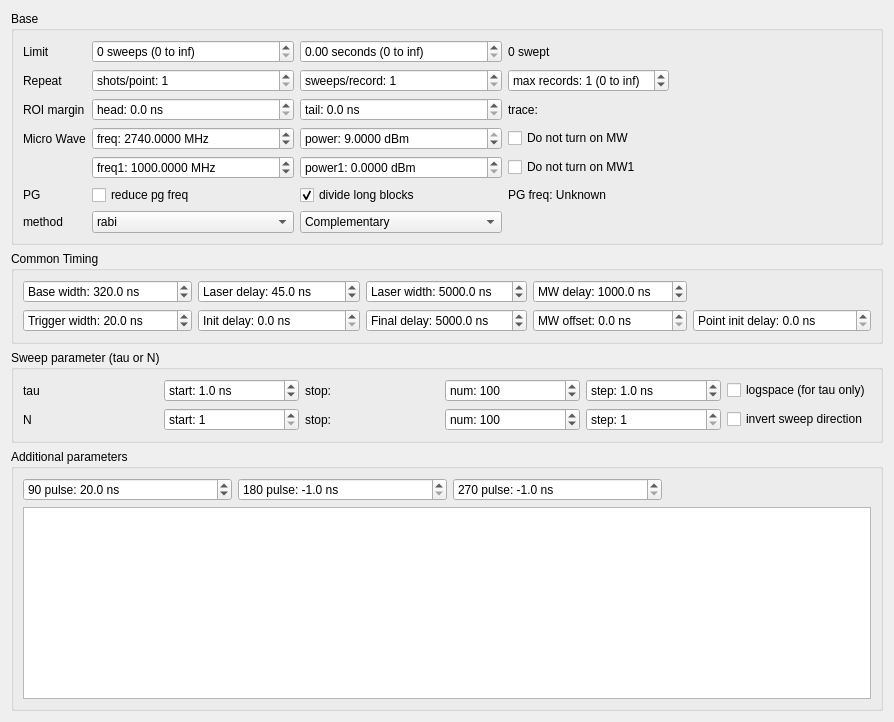
       <widget class="QWidget" name="mainTab">
        <attribute name="title">
         <string>Main</string>
        </attribute>
        <layout class="QVBoxLayout" name="verticalLayout">
         <item>
          <widget class="QGroupBox" name="groupBox_2">
           <property name="title">
            <string>Base</string>
           </property>
           <layout class="QGridLayout" name="gridLayout_base">
            <item row="0" column="2">
             <widget class="QDoubleSpinBox" name="durationBox">
              <property name="suffix">
               <string> seconds (0 to inf)</string>
              </property>
              <property name="maximum">
               <double>999999.000000000000000</double>
              </property>
             </widget>
            </item>
            <item row="0" column="1">
             <widget class="QSpinBox" name="sweepsBox">
              <property name="enabled">
               <bool>true</bool>
              </property>
              <property name="sizePolicy">
               <sizepolicy hsizetype="MinimumExpanding" vsizetype="Fixed">
                <horstretch>0</horstretch>
                <verstretch>0</verstretch>
               </sizepolicy>
              </property>
              <property name="suffix">
               <string> sweeps (0 to inf)</string>
              </property>
              <property name="prefix">
               <string/>
              </property>
              <property name="minimum">
               <number>0</number>
              </property>
              <property name="maximum">
               <number>999999999</number>
              </property>
              <property name="value">
               <number>0</number>
              </property>
             </widget>
            </item>
            <item row="4" column="1">
             <widget class="QDoubleSpinBox" name="freq1Box">
              <property name="prefix">
               <string>freq1: </string>
              </property>
              <property name="suffix">
               <string> MHz</string>
              </property>
              <property name="decimals">
               <number>4</number>
              </property>
              <property name="maximum">
               <double>10000.000000000000000</double>
              </property>
              <property name="value">
               <double>1000.000000000000000</double>
              </property>
             </widget>
            </item>
            <item row="5" column="3">
             <widget class="QLabel" name="pgfreqLabel">
              <property name="text">
               <string>PG freq: Unknown</string>
              </property>
             </widget>
            </item>
            <item row="5" column="2">
             <widget class="QCheckBox" name="divideblockBox">
              <property name="enabled">
               <bool>true</bool>
              </property>
              <property name="text">
               <string>divide long blocks</string>
              </property>
              <property name="checked">
               <bool>true</bool>
              </property>
             </widget>
            </item>
            <item row="2" column="1">
             <widget class="QDoubleSpinBox" name="roiheadBox">
              <property name="prefix">
               <string>head: </string>
              </property>
              <property name="suffix">
               <string> ns</string>
              </property>
              <property name="decimals">
               <number>1</number>
              </property>
              <property name="minimum">
               <double>0.000000000000000</double>
              </property>
              <property name="maximum">
               <double>10000.000000000000000</double>
              </property>
              <property name="value">
               <double>0.000000000000000</double>
              </property>
             </widget>
            </item>
            <item row="3" column="1">
             <widget class="QDoubleSpinBox" name="freqBox">
              <property name="sizePolicy">
               <sizepolicy hsizetype="MinimumExpanding" vsizetype="Fixed">
                <horstretch>0</horstretch>
                <verstretch>0</verstretch>
               </sizepolicy>
              </property>
              <property name="prefix">
               <string>freq: </string>
              </property>
              <property name="suffix">
               <string> MHz</string>
              </property>
              <property name="decimals">
               <number>4</number>
              </property>
              <property name="minimum">
               <double>1.000000000000000</double>
              </property>
              <property name="maximum">
               <double>3000.000000000000000</double>
              </property>
              <property name="singleStep">
               <double>100.000000000000000</double>
              </property>
              <property name="value">
               <double>2740.000000000000000</double>
              </property>
             </widget>
            </item>
            <item row="1" column="1">
             <widget class="QSpinBox" name="shotsPerPointBox">
              <property name="prefix">
               <string>shots/point: </string>
              </property>
              <property name="minimum">
               <number>1</number>
              </property>
              <property name="maximum">
               <number>99999999</number>
              </property>
             </widget>
            </item>
            <item row="4" column="2">
             <widget class="QDoubleSpinBox" name="power1Box">
              <property name="prefix">
               <string>power1: </string>
              </property>
              <property name="suffix">
               <string> dBm</string>
              </property>
              <property name="decimals">
               <number>4</number>
              </property>
             </widget>
            </item>
            <item row="6" column="1">
             <widget class="QComboBox" name="methodBox">
              <item>
               <property name="text">
                <string>rabi</string>
               </property>
              </item>
             </widget>
            </item>
            <item row="3" column="2">
             <widget class="QDoubleSpinBox" name="powerBox">
              <property name="sizePolicy">
               <sizepolicy hsizetype="MinimumExpanding" vsizetype="Fixed">
                <horstretch>0</horstretch>
                <verstretch>0</verstretch>
               </sizepolicy>
              </property>
              <property name="prefix">
               <string>power: </string>
              </property>
              <property name="suffix">
               <string> dBm</string>
              </property>
              <property name="decimals">
               <number>4</number>
              </property>
              <property name="minimum">
               <double>-65.000000000000000</double>
              </property>
              <property name="maximum">
               <double>9.000000000000000</double>
              </property>
              <property name="value">
               <double>9.000000000000000</double>
              </property>
             </widget>
            </item>
            <item row="0" column="0">
             <widget class="QLabel" name="label">
              <property name="text">
               <string>Limit</string>
              </property>
             </widget>
            </item>
            <item row="0" column="4">
             <spacer name="horizontalSpacer_10">
              <property name="orientation">
               <enum>Qt::Horizontal</enum>
              </property>
              <property name="sizeHint" stdset="0">
               <size>
                <width>40</width>
                <height>20</height>
               </size>
              </property>
             </spacer>
            </item>
            <item row="2" column="0">
             <widget class="QLabel" name="label_10">
              <property name="text">
               <string>ROI margin</string>
              </property>
             </widget>
            </item>
            <item row="1" column="2">
             <widget class="QSpinBox" name="sweepsPerRecordBox">
              <property name="prefix">
               <string>sweeps/record: </string>
              </property>
              <property name="minimum">
               <number>1</number>
              </property>
              <property name="maximum">
               <number>99999999</number>
              </property>
             </widget>
            </item>
            <item row="5" column="1">
             <widget class="QCheckBox" name="reduceBox">
              <property name="text">
               <string>reduce pg freq</string>
              </property>
             </widget>
            </item>
            <item row="6" column="0">
             <widget class="QLabel" name="label_5">
              <property name="text">
               <string>method</string>
              </property>
             </widget>
            </item>
            <item row="4" column="3">
             <widget class="QCheckBox" name="nomw1Box">
              <property name="text">
               <string>Do not turn on MW1</string>
              </property>
             </widget>
            </item>
            <item row="1" column="0">
             <widget class="QLabel" name="label_11">
              <property name="text">
               <string>Repeat</string>
              </property>
             </widget>
            </item>
            <item row="2" column="2">
             <widget class="QDoubleSpinBox" name="roitailBox">
              <property name="prefix">
               <string>tail: </string>
              </property>
              <property name="suffix">
               <string> ns</string>
              </property>
              <property name="decimals">
               <number>1</number>
              </property>
              <property name="minimum">
               <double>0.000000000000000</double>
              </property>
              <property name="maximum">
               <double>10000.000000000000000</double>
              </property>
              <property name="value">
               <double>0.000000000000000</double>
              </property>
             </widget>
            </item>
            <item row="3" column="0">
             <widget class="QLabel" name="label_6">
              <property name="text">
               <string>Micro Wave</string>
              </property>
             </widget>
            </item>
            <item row="0" column="3">
             <widget class="QLabel" name="sweptLabel">
              <property name="text">
               <string>0 swept</string>
              </property>
             </widget>
            </item>
            <item row="5" column="0">
             <widget class="QLabel" name="label_12">
              <property name="text">
               <string>PG</string>
              </property>
             </widget>
            </item>
            <item row="2" column="3">
             <widget class="QLabel" name="rangeLabel">
              <property name="text">
               <string>trace: </string>
              </property>
             </widget>
            </item>
            <item row="6" column="2">
             <widget class="QComboBox" name="partialBox">
              <property name="sizePolicy">
               <sizepolicy hsizetype="MinimumExpanding" vsizetype="Fixed">
                <horstretch>0</horstretch>
                <verstretch>0</verstretch>
               </sizepolicy>
              </property>
              <item>
               <property name="text">
                <string>Complementary</string>
               </property>
              </item>
              <item>
               <property name="text">
                <string>Pattern 0 only</string>
               </property>
              </item>
              <item>
               <property name="text">
                <string>Pattern 1 only</string>
               </property>
              </item>
              <item>
               <property name="text">
                <string>Pattern 2 only</string>
               </property>
              </item>
              <item>
               <property name="text">
                <string>Pattern 3 only</string>
               </property>
              </item>
             </widget>
            </item>
            <item row="3" column="3">
             <widget class="QCheckBox" name="nomwBox">
              <property name="text">
               <string>Do not turn on MW</string>
              </property>
             </widget>
            </item>
            <item row="1" column="3">
             <widget class="QSpinBox" name="maxRecordsBox">
              <property name="suffix">
               <string> (0 to inf)</string>
              </property>
              <property name="prefix">
               <string>max records: </string>
              </property>
              <property name="value">
               <number>1</number>
              </property>
             </widget>
            </item>
           </layout>
          </widget>
         </item>
         <item>
          <widget class="QGroupBox" name="groupBox">
           <property name="title">
            <string>Common Timing</string>
           </property>
           <layout class="QGridLayout" name="gridLayout_6">
            <item row="0" column="3">
             <widget class="QDoubleSpinBox" name="lwidthBox">
              <property name="prefix">
               <string>Laser width: </string>
              </property>
              <property name="suffix">
               <string> ns</string>
              </property>
              <property name="decimals">
               <number>1</number>
              </property>
              <property name="maximum">
               <double>999999999.000000000000000</double>
              </property>
              <property name="singleStep">
               <double>0.500000000000000</double>
              </property>
              <property name="value">
               <double>5000.000000000000000</double>
              </property>
             </widget>
            </item>
            <item row="0" column="1">
             <widget class="QDoubleSpinBox" name="ldelayBox">
              <property name="toolTip">
               <string>Delay between MW pattern end and laser pulse start</string>
              </property>
              <property name="prefix">
               <string>Laser delay: </string>
              </property>
              <property name="suffix">
               <string> ns</string>
              </property>
              <property name="decimals">
               <number>1</number>
              </property>
              <property name="maximum">
               <double>999999999.000000000000000</double>
              </property>
              <property name="singleStep">
               <double>0.500000000000000</double>
              </property>
              <property name="value">
               <double>45.000000000000000</double>
              </property>
             </widget>
            </item>
            <item row="1" column="3">
             <widget class="QDoubleSpinBox" name="finaldelayBox">
              <property name="prefix">
               <string>Final delay: </string>
              </property>
              <property name="suffix">
               <string> ns</string>
              </property>
              <property name="decimals">
               <number>1</number>
              </property>
              <property name="maximum">
               <double>999999999.000000000000000</double>
              </property>
              <property name="singleStep">
               <double>0.500000000000000</double>
              </property>
              <property name="value">
               <double>5000.000000000000000</double>
              </property>
             </widget>
            </item>
            <item row="0" column="4">
             <widget class="QDoubleSpinBox" name="mdelayBox">
              <property name="toolTip">
               <string>Delay between laser pulse end and MW pattern start</string>
              </property>
              <property name="prefix">
               <string>MW delay: </string>
              </property>
              <property name="suffix">
               <string> ns</string>
              </property>
              <property name="decimals">
               <number>1</number>
              </property>
              <property name="maximum">
               <double>999999999.000000000000000</double>
              </property>
              <property name="singleStep">
               <double>0.500000000000000</double>
              </property>
              <property name="value">
               <double>1000.000000000000000</double>
              </property>
             </widget>
            </item>
            <item row="1" column="4">
             <widget class="QDoubleSpinBox" name="moffsetBox">
              <property name="toolTip">
               <string>Global offset (delay) for all MW channels</string>
              </property>
              <property name="prefix">
               <string>MW offset: </string>
              </property>
              <property name="suffix">
               <string> ns</string>
              </property>
              <property name="decimals">
               <number>1</number>
              </property>
              <property name="maximum">
               <double>999999999.000000000000000</double>
              </property>
              <property name="singleStep">
               <double>0.500000000000000</double>
              </property>
             </widget>
            </item>
            <item row="1" column="1">
             <widget class="QDoubleSpinBox" name="initdelayBox">
              <property name="prefix">
               <string>Init delay: </string>
              </property>
              <property name="suffix">
               <string> ns</string>
              </property>
              <property name="decimals">
               <number>1</number>
              </property>
              <property name="maximum">
               <double>999999999.000000000000000</double>
              </property>
              <property name="singleStep">
               <double>0.500000000000000</double>
              </property>
             </widget>
            </item>
            <item row="0" column="0">
             <widget class="QDoubleSpinBox" name="basewidthBox">
              <property name="prefix">
               <string>Base width: </string>
              </property>
              <property name="suffix">
               <string> ns</string>
              </property>
              <property name="decimals">
               <number>1</number>
              </property>
              <property name="maximum">
               <double>999999999.000000000000000</double>
              </property>
              <property name="singleStep">
               <double>0.500000000000000</double>
              </property>
              <property name="value">
               <double>320.000000000000000</double>
              </property>
             </widget>
            </item>
            <item row="1" column="0">
             <widget class="QDoubleSpinBox" name="trigwidthBox">
              <property name="prefix">
               <string>Trigger width: </string>
              </property>
              <property name="suffix">
               <string> ns</string>
              </property>
              <property name="decimals">
               <number>1</number>
              </property>
              <property name="minimum">
               <double>0.000000000000000</double>
              </property>
              <property name="maximum">
               <double>999999999.000000000000000</double>
              </property>
              <property name="singleStep">
               <double>0.500000000000000</double>
              </property>
              <property name="value">
               <double>20.000000000000000</double>
              </property>
             </widget>
            </item>
            <item row="1" column="5">
             <widget class="QDoubleSpinBox" name="pointinitdelayBox">
              <property name="prefix">
               <string>Point init delay: </string>
              </property>
              <property name="suffix">
               <string> ns</string>
              </property>
              <property name="decimals">
               <number>1</number>
              </property>
              <property name="maximum">
               <double>999999999.000000000000000</double>
              </property>
              <property name="singleStep">
               <double>0.500000000000000</double>
              </property>
             </widget>
            </item>
           </layout>
          </widget>
         </item>
         <item>
          <widget class="QGroupBox" name="groupBox_5">
           <property name="title">
            <string>Sweep parameter (tau or N)</string>
           </property>
           <layout class="QGridLayout" name="gridLayout_3">
            <item row="1" column="5">
             <widget class="QCheckBox" name="invertsweepBox">
              <property name="text">
               <string>invert sweep direction</string>
              </property>
             </widget>
            </item>
            <item row="0" column="4">
             <widget class="QDoubleSpinBox" name="stepBox">
              <property name="prefix">
               <string>step: </string>
              </property>
              <property name="suffix">
               <string> ns</string>
              </property>
              <property name="decimals">
               <number>1</number>
              </property>
              <property name="maximum">
               <double>100000000.000000000000000</double>
              </property>
              <property name="singleStep">
               <double>0.500000000000000</double>
              </property>
              <property name="value">
               <double>1.000000000000000</double>
              </property>
             </widget>
            </item>
            <item row="1" column="2">
             <widget class="QLabel" name="NstopLabel">
              <property name="text">
               <string>stop:</string>
              </property>
              <property name="alignment">
               <set>Qt::AlignLeading|Qt::AlignLeft|Qt::AlignVCenter</set>
              </property>
             </widget>
            </item>
            <item row="0" column="3">
             <widget class="QSpinBox" name="numBox">
              <property name="suffix">
               <string/>
              </property>
              <property name="prefix">
               <string>num: </string>
              </property>
              <property name="minimum">
               <number>1</number>
              </property>
              <property name="maximum">
               <number>999999999</number>
              </property>
              <property name="value">
               <number>100</number>
              </property>
             </widget>
            </item>
            <item row="0" column="1">
             <widget class="QDoubleSpinBox" name="startBox">
              <property name="prefix">
               <string>start: </string>
              </property>
              <property name="suffix">
               <string> ns</string>
              </property>
              <property name="decimals">
               <number>1</number>
              </property>
              <property name="maximum">
               <double>100000000.000000000000000</double>
              </property>
              <property name="singleStep">
               <double>0.500000000000000</double>
              </property>
              <property name="value">
               <double>1.000000000000000</double>
              </property>
             </widget>
            </item>
            <item row="1" column="4">
             <widget class="QSpinBox" name="NstepBox">
              <property name="suffix">
               <string/>
              </property>
              <property name="prefix">
               <string>step: </string>
              </property>
              <property name="minimum">
               <number>1</number>
              </property>
              <property name="maximum">
               <number>9999999</number>
              </property>
              <property name="value">
               <number>1</number>
              </property>
             </widget>
            </item>
            <item row="0" column="2">
             <widget class="QLabel" name="stopLabel">
              <property name="text">
               <string>stop:</string>
              </property>
              <property name="alignment">
               <set>Qt::AlignLeading|Qt::AlignLeft|Qt::AlignVCenter</set>
              </property>
             </widget>
            </item>
            <item row="0" column="0">
             <widget class="QLabel" name="label_9">
              <property name="text">
               <string>tau</string>
              </property>
             </widget>
            </item>
            <item row="1" column="1">
             <widget class="QSpinBox" name="NstartBox">
              <property name="suffix">
               <string/>
              </property>
              <property name="prefix">
               <string>start: </string>
              </property>
              <property name="minimum">
               <number>1</number>
              </property>
              <property name="maximum">
               <number>9999999</number>
              </property>
             </widget>
            </item>
            <item row="1" column="3">
             <widget class="QSpinBox" name="NnumBox">
              <property name="suffix">
               <string/>
              </property>
              <property name="prefix">
               <string>num: </string>
              </property>
              <property name="minimum">
               <number>2</number>
              </property>
              <property name="maximum">
               <number>999999999</number>
              </property>
              <property name="value">
               <number>100</number>
              </property>
             </widget>
            </item>
            <item row="0" column="5">
             <widget class="QCheckBox" name="logBox">
              <property name="text">
               <string>logspace (for tau only)</string>
              </property>
             </widget>
            </item>
            <item row="1" column="0">
             <widget class="QLabel" name="label_4">
              <property name="text">
               <string>N</string>
              </property>
             </widget>
            </item>
           </layout>
          </widget>
         </item>
         <item>
          <widget class="QGroupBox" name="groupBox_4">
           <property name="title">
            <string>Additional parameters</string>
           </property>
           <layout class="QVBoxLayout" name="verticalLayout_4">
            <item>
             <layout class="QHBoxLayout" name="horizontalLayout_3">
              <item>
               <widget class="QDoubleSpinBox" name="t90pulseBox">
                <property name="sizePolicy">
                 <sizepolicy hsizetype="MinimumExpanding" vsizetype="Fixed">
                  <horstretch>0</horstretch>
                  <verstretch>0</verstretch>
                 </sizepolicy>
                </property>
                <property name="prefix">
                 <string>90 pulse: </string>
                </property>
                <property name="suffix">
                 <string> ns</string>
                </property>
                <property name="decimals">
                 <number>1</number>
                </property>
                <property name="maximum">
                 <double>10000.000000000000000</double>
                </property>
                <property name="value">
                 <double>20.000000000000000</double>
                </property>
               </widget>
              </item>
              <item>
               <widget class="QDoubleSpinBox" name="t180pulseBox">
                <property name="sizePolicy">
                 <sizepolicy hsizetype="MinimumExpanding" vsizetype="Fixed">
                  <horstretch>0</horstretch>
                  <verstretch>0</verstretch>
                 </sizepolicy>
                </property>
                <property name="toolTip">
                 <string>negative value implies 90 pulse x 2</string>
                </property>
                <property name="prefix">
                 <string>180 pulse: </string>
                </property>
                <property name="suffix">
                 <string> ns</string>
                </property>
                <property name="decimals">
                 <number>1</number>
                </property>
                <property name="minimum">
                 <double>-1.000000000000000</double>
                </property>
                <property name="maximum">
                 <double>10000.000000000000000</double>
                </property>
                <property name="value">
                 <double>-1.000000000000000</double>
                </property>
               </widget>
              </item>
              <item>
               <widget class="QDoubleSpinBox" name="t270pulseBox">
                <property name="sizePolicy">
                 <sizepolicy hsizetype="MinimumExpanding" vsizetype="Fixed">
                  <horstretch>0</horstretch>
                  <verstretch>0</verstretch>
                 </sizepolicy>
                </property>
                <property name="toolTip">
                 <string>negative value implies 90 pulse x 3</string>
                </property>
                <property name="prefix">
                 <string>270 pulse: </string>
                </property>
                <property name="suffix">
                 <string> ns</string>
                </property>
                <property name="decimals">
                 <number>1</number>
                </property>
                <property name="minimum">
                 <double>-1.000000000000000</double>
                </property>
                <property name="maximum">
                 <double>10000.000000000000000</double>
                </property>
                <property name="value">
                 <double>-1.000000000000000</double>
                </property>
               </widget>
              </item>
              <item>
               <spacer name="horizontalSpacer_5">
                <property name="orientation">
                 <enum>Qt::Horizontal</enum>
                </property>
                <property name="sizeHint" stdset="0">
                 <size>
                  <width>40</width>
                  <height>20</height>
                 </size>
                </property>
               </spacer>
              </item>
             </layout>
            </item>
            <item>
             <widget class="ParamTable" name="paramTable"/>
            </item>
           </layout>
          </widget>
         </item>
        </layout>
       </widget>
